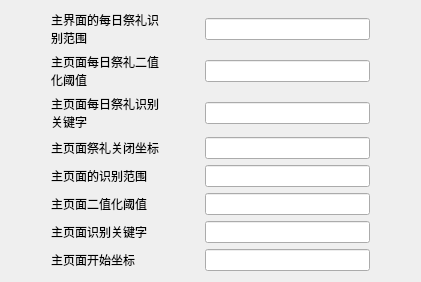
         <widget class="QWidget" name="page_4">
          <property name="sizePolicy">
           <sizepolicy hsizetype="Expanding" vsizetype="Expanding">
            <horstretch>0</horstretch>
            <verstretch>0</verstretch>
           </sizepolicy>
          </property>
          <layout class="QGridLayout" name="gridLayout_5">
           <item row="0" column="2">
            <spacer name="horizontalSpacer_18">
             <property name="orientation">
              <enum>Qt::Horizontal</enum>
             </property>
             <property name="sizeHint" stdset="0">
              <size>
               <width>40</width>
               <height>20</height>
              </size>
             </property>
            </spacer>
           </item>
           <item row="5" column="3">
            <widget class="QLineEdit" name="le_main_binaryzation"/>
           </item>
           <item row="4" column="1">
            <widget class="QLabel" name="lb_mainjudge">
             <property name="text">
              <string>主页面的识别范围</string>
             </property>
            </widget>
           </item>
           <item row="3" column="3">
            <widget class="QLineEdit" name="le_main_ritesxy"/>
           </item>
           <item row="3" column="1">
            <widget class="QLabel" name="lb_main_ritesxy">
             <property name="text">
              <string>主页面祭礼关闭坐标</string>
             </property>
            </widget>
           </item>
           <item row="1" column="3">
            <widget class="QLineEdit" name="le_mainrite_binaryzation"/>
           </item>
           <item row="0" column="4">
            <spacer name="horizontalSpacer_19">
             <property name="orientation">
              <enum>Qt::Horizontal</enum>
             </property>
             <property name="sizeHint" stdset="0">
              <size>
               <width>40</width>
               <height>20</height>
              </size>
             </property>
            </spacer>
           </item>
           <item row="1" column="1">
            <widget class="QLabel" name="lb_mainrite_binaryzation">
             <property name="text">
              <string>主页面每日祭礼二值
化阈值</string>
             </property>
            </widget>
           </item>
           <item row="6" column="1">
            <widget class="QLabel" name="lb_mainjudge_keywords">
             <property name="text">
              <string>主页面识别关键字</string>
             </property>
            </widget>
           </item>
           <item row="2" column="3">
            <widget class="QLineEdit" name="le_drm_keywords"/>
           </item>
           <item row="7" column="1">
            <widget class="QLabel" name="lb_main_startxy">
             <property name="text">
              <string>主页面开始坐标</string>
             </property>
            </widget>
           </item>
           <item row="0" column="1">
            <widget class="QLabel" name="lb_dr_main">
             <property name="text">
              <string>主界面的每日祭礼识
别范围</string>
             </property>
            </widget>
           </item>
           <item row="4" column="3">
            <widget class="QLineEdit" name="le_mainjudge"/>
           </item>
           <item row="2" column="1">
            <widget class="QLabel" name="lb_drm_keywords">
             <property name="text">
              <string>主页面每日祭礼识别
关键字</string>
             </property>
            </widget>
           </item>
           <item row="0" column="0">
            <spacer name="horizontalSpacer_17">
             <property name="orientation">
              <enum>Qt::Horizontal</enum>
             </property>
             <property name="sizeHint" stdset="0">
              <size>
               <width>40</width>
               <height>20</height>
              </size>
             </property>
            </spacer>
           </item>
           <item row="7" column="3">
            <widget class="QLineEdit" name="le_main_startxy"/>
           </item>
           <item row="6" column="3">
            <widget class="QLineEdit" name="le_mainjudge_keywords"/>
           </item>
           <item row="0" column="3">
            <widget class="QLineEdit" name="le_dr_main">
             <property name="minimumSize">
              <size>
               <width>165</width>
               <height>0</height>
              </size>
             </property>
             <property name="maximumSize">
              <size>
               <width>200</width>
               <height>16777215</height>
              </size>
             </property>
            </widget>
           </item>
           <item row="5" column="1">
            <widget class="QLabel" name="lb_main_binaryzation">
             <property name="text">
              <string>主页面二值化阈值</string>
             </property>
            </widget>
           </item>
          </layout>
         </widget>
